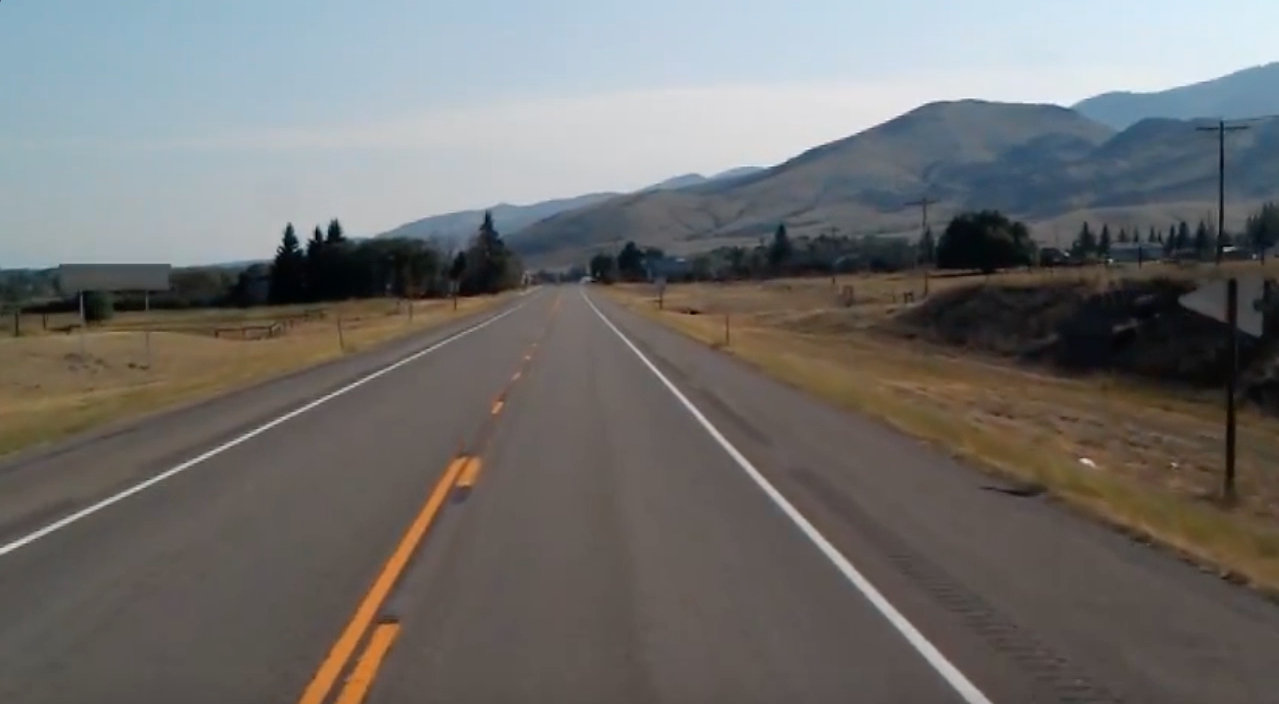
#> input picture Self-Driving/test_image.jpg, 1279 x 704 px, given in place of color.jpg, which was not available
$ jupyter execute 'OPenCV Image processing.ipynb'
#> lines starting #> are read from the running program, lines starting #| are printed output that depends on the picture; pictures that were not available may be replaced by others from this repository, and a replacement may not be noted
[cell 1]
import numpy as np
import argparse
import cv2
image=cv2.imread(r"C:\Users\SHASHWAT PANDEY\AppData\Local\Programs\Python\Python37-32\color.jpg")
#> image is the input picture: shape (704, 1279, 3); mean B, G, R 109.7, 111.3, 112.3
cv2.imshow("masking",image)
image=cv2.resize(image,(480,480))
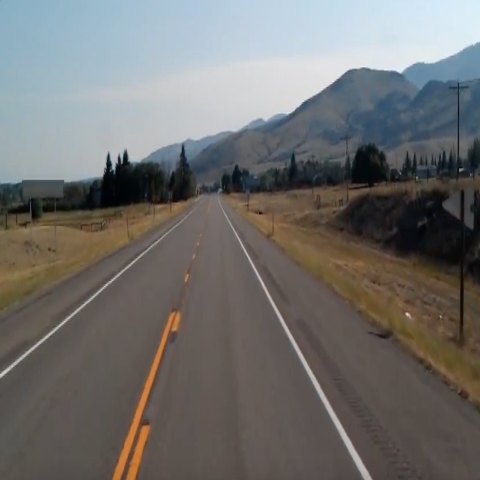
#> image: shape (480, 480, 3); mean B, G, R 109.6, 111.2, 112.2
lower_red=np.array([230,30,15])
upper_red=np.array([250,60,30])
mask=np.array(cv2.inRange(image,lower_red,upper_red))
#> mask: shape (480, 480); every value is 0
cv2.imshow("mask",mask)
output=cv2.bitwise_and(image,image,mask=mask)
#> output: shape (480, 480, 3); every value is 0
cv2.imshow("images",np.hstack([image,output]))
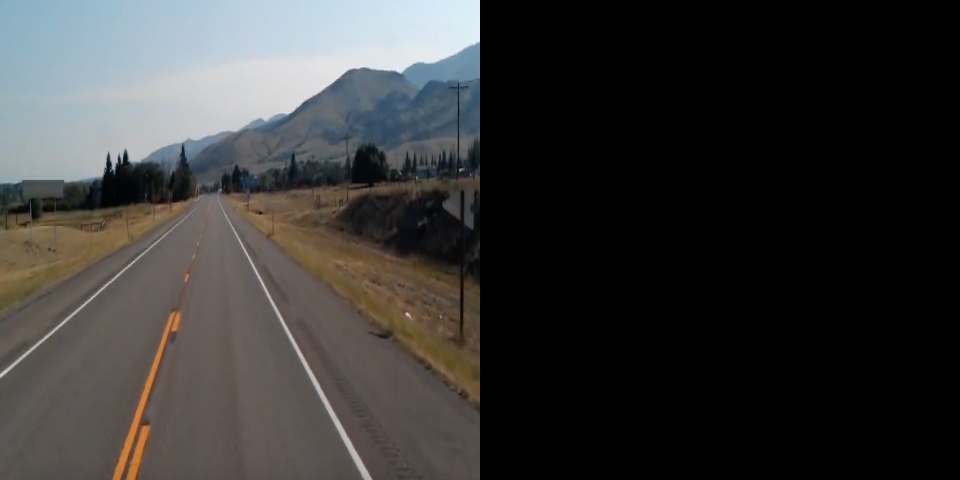
#> window 'images': shape (480, 960, 3); mean B, G, R 54.8, 55.6, 56.1
cv2.waitKey(0)
cv2.destroyAllWindows()
